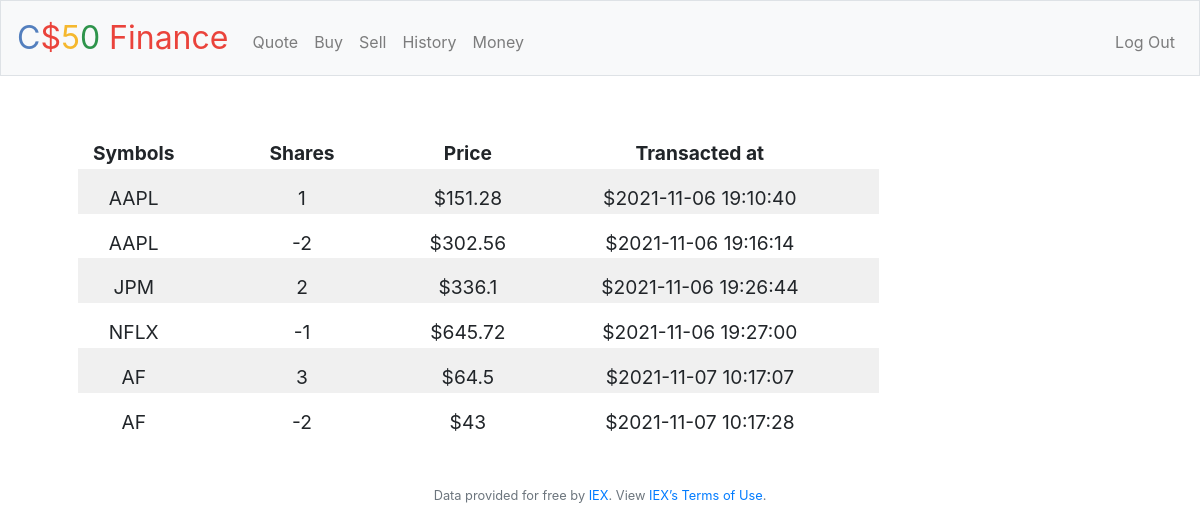
The app's page /history (signed in) with its own data.
### tables this page shows
CREATE TABLE transactions (userid INTEGER, sshares INTEGER, symbol VARCHAR(15), price INTEGER, t_time DATETIME);

### application.py (the view)
@app.route("/history")
@login_required
def history():
    transaction = []
    transactions = db.execute("SELECT * FROM transactions WHERE userid = ?", session['user_id'])
    for i in transactions:
        transaction.append(i)
    return render_template("history.html", transaction = transaction)

### application.py (called while the page is built)
@app.after_request
def after_request(response):
    response.headers["Cache-Control"] = "no-cache, no-store, must-revalidate"
    response.headers["Expires"] = 0
    response.headers["Pragma"] = "no-cache"
    return response

### helpers.py (called while the page is built)
def login_required(f):
    @wraps(f)
    def decorated_function(*args, **kwargs):
        if session.get("user_id") is None:
            return redirect("/login")
        return f(*args, **kwargs)
    return decorated_function

### templates/history.html (shortened to what this page needs)
{% extends "layout.html" %}
{% block main %}
<table>
    <thead>
        <tr>
            <th>Symbols</th>
            <th>Shares</th>
            <th>Price</th>
            <th>Transacted at</th>
        </tr>
    </thead>
    <tbody>
        {% for row in transaction %}
        <tr>
             <td>{{row['symbol']|upper}}</td>
             <td>{{row['sshares']}}</td>
             <td>${{row['price']}} </td>
             <td>${{row['t_time']}} </td>
        </tr>
        {% endfor %}
    </tbody>
</table>
{% endblock %}

### templates/layout.html (shortened to what this page needs)
<!DOCTYPE html>
<html lang="en">
    <head>
        <link rel="stylesheet" href="https://cdn.jsdelivr.net/npm/bootstrap@4.5.3/dist/css/bootstrap.min.css">
        <link href="/static/styles.css" rel="stylesheet">
    </head>
    <body>
        <nav class="navbar navbar-expand-md navbar-light bg-light border">
            <a class="navbar-brand" href="/"><span class="blue">C</span><span class="red">$</span><span class="yellow">5</span><span class="green">0</span> <span class="red">Finance</span></a>
            <div class="collapse navbar-collapse" id="navbar">
                {% if session.user_id %}
                    <ul class="navbar-nav mr-auto mt-2">
                        <li class="nav-item"><a class="nav-link" href="/quote">Quote</a></li>
                        <li class="nav-item"><a class="nav-link" href="/buy">Buy</a></li>
                        <li class="nav-item"><a class="nav-link" href="/sell">Sell</a></li>
                        <li class="nav-item"><a class="nav-link" href="/history">History</a></li>
                        <li class="nav-item"><a class="nav-link" href="/money">Money</a></li>
                    </ul>
                    <ul class="navbar-nav ml-auto mt-2">
                        <li class="nav-item"><a class="nav-link" href="/logout">Log Out</a></li>
                    </ul>
                {% else %}
                    <ul class="navbar-nav ml-auto mt-2">
                        <li class="nav-item"><a class="nav-link" href="/register">Register</a></li>
                        <li class="nav-item"><a class="nav-link" href="/login">Log In</a></li>
                    </ul>
                {% endif %}
            </div>
        </nav>
        <main class="container p-5">
            {% block main %}{% endblock %}
        </main>
        <footer class="small text-center text-muted">
            Data provided for free by <a href="https://iextrading.com/developer">IEX</a>. View <a href="https://iextrading.com/api-exhibit-a/">IEX’s Terms of Use</a>.
        </footer>
    </body>
</html>

### static/styles.css (style rules this page uses)
nav .navbar-brand { font-size: xx-large; }
nav .navbar-brand .blue { color: #537fbe; }
nav .navbar-brand .red { color: #ea433b; }
nav .navbar-brand .yellow { color: #f5b82e; }
nav .navbar-brand .green { color: #2e944b; }
main { overflow-x: auto; text-align: center; }
th, td { padding-right: 80px; padding-left:15px; padding-top: 15px; font-size: 1.2em; vertical-align: middle; border-top: 1px #f0f0f0; }
tr:nth-child(odd) { background-color: #f0f0f0; }
th { background-color: white; }

### records on screen
transactions: symbol "AAPL", sshares "1", price "151.28", t_time "2021-11-06 19:10:40"
transactions: symbol "AAPL", sshares "-2", price "302.56", t_time "2021-11-06 19:16:14"
transactions: symbol "JPM", sshares "2", price "336.1", t_time "2021-11-06 19:26:44"
transactions: symbol "NFLX", sshares "-1", price "645.72", t_time "2021-11-06 19:27:00"
transactions: symbol "AF", sshares "3", price "64.5", t_time "2021-11-07 10:17:07"
transactions: symbol "AF", sshares "-2", price "43", t_time "2021-11-07 10:17:28"
